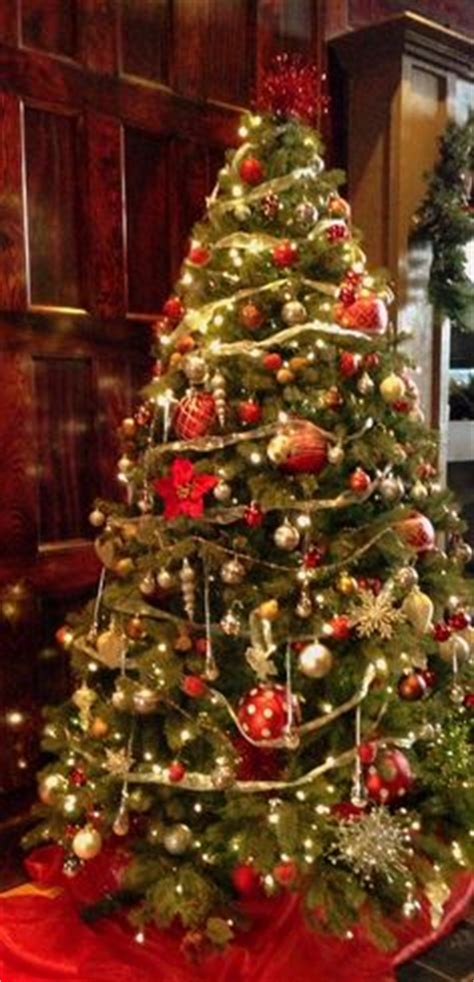
#> input picture Christmas_Tree.jpg, 474 x 982 px, found by its file name
$ python colour_out.py
#> lines starting #> are read from the running program, lines starting #| are printed output that depends on the picture
from PIL import Image

im = Image.open("christmas_tree.jpg", 'r')
#> im is the input picture: PIL image 474x982 RGB; mean R, G, B 99.3, 55.8, 31.6

pixels = im.load()

size = im.size
#> size = (474, 982)

red = Image.new("RGB", size, color=0)
#> red: PIL image 474x982 RGB; every value is 0
green = Image.new("RGB", size, color=0)
blue = Image.new("RGB", size, color=0)

rejoin = Image.new("RGB", size, color=0)

red_pixels = red.load()
green_pixels = green.load()
blue_pixels = blue.load()

rej_pix = rejoin.load()

for x in range(size[0]):
        for y in range(size[1]):
            red_pixels[x, y] = (pixels[x, y][0]-50, 0, 0)

            green_pixels[x, y] = (0, pixels[x, y][1], 0)

            blue_pixels[x, y] = (0, 0, pixels[x, y][2]+100)

            rej_pix[x,y] = (pixels[x, y][1], blue_pixels[x, y][2], red_pixels[x,y][0])

red.show()
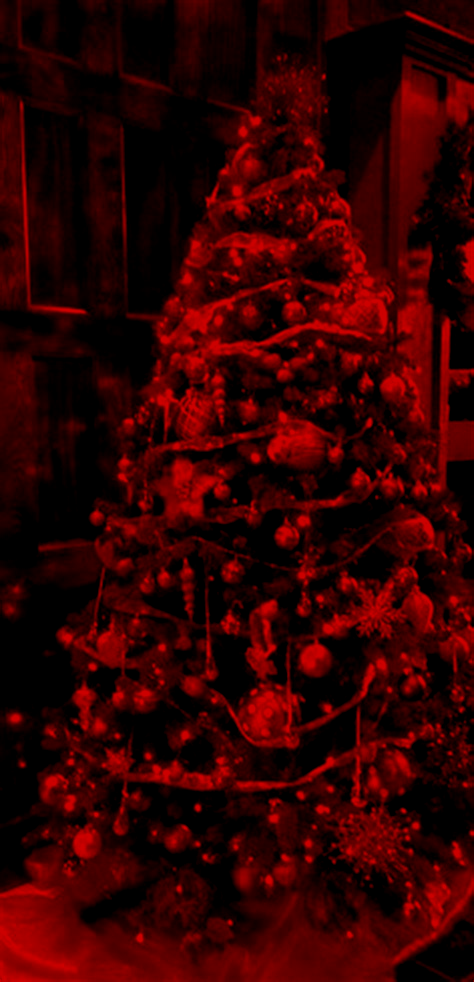
#> shown: PIL image 474x982 RGB; mean R, G, B 51.9, 0, 0
green.show()
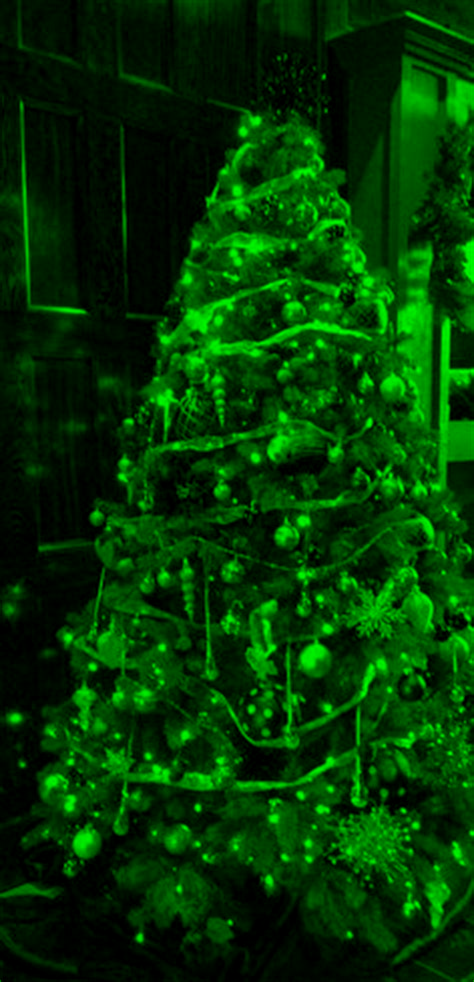
#> shown: PIL image 474x982 RGB; mean R, G, B 0, 55.8, 0
blue.show()
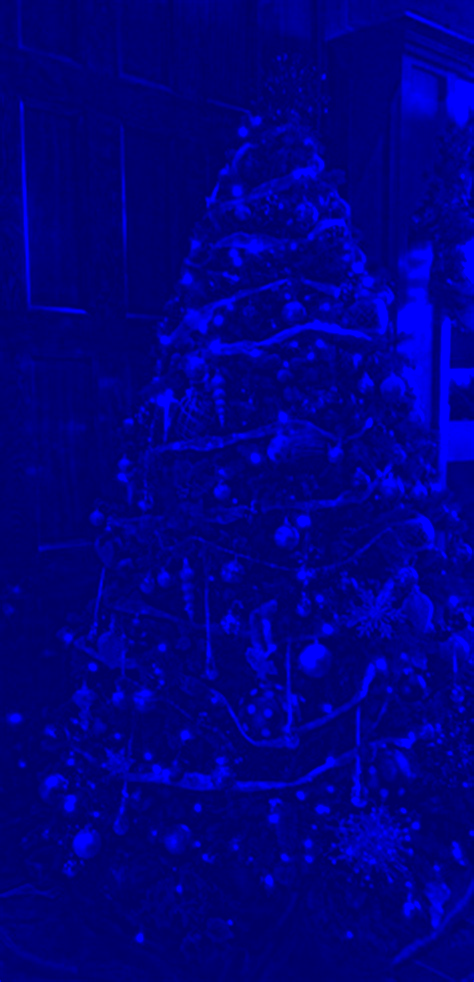
#> shown: PIL image 474x982 RGB; mean R, G, B 0, 0, 131

rejoin.show()
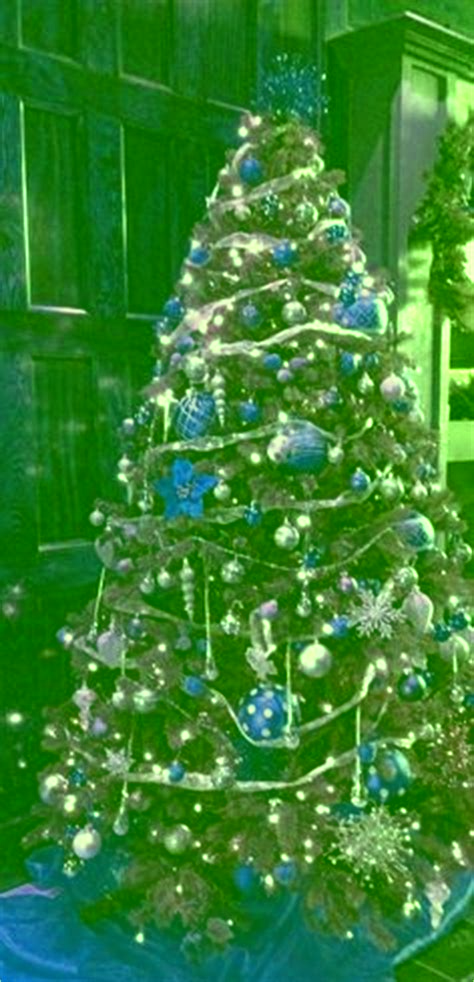
#> shown: PIL image 474x982 RGB; mean R, G, B 55.8, 131, 51.9
